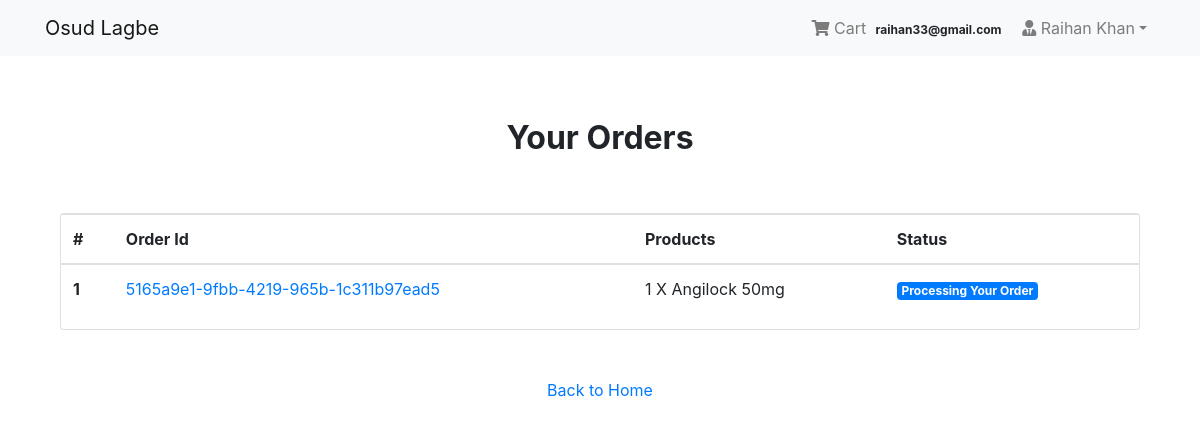
Screenshot of /payment/orders/ (signed in) with the database file from the repository.
### login_app/models.py (models this page shows, shortened)
class User(AbstractBaseUser, PermissionsMixin):
    email = models.EmailField(unique=True, null=False)
    is_staff = models.BooleanField(
        gettext_lazy('staff status'),
        default = False,
        help_text = gettext_lazy('Designates whether the user can log in the site')
    )
    is_active = models.BooleanField(
        gettext_lazy('active'),
        help_text = gettext_lazy('Designates whether the user is an active user or not. Unselect this instead of deleting the account')
    )
    USERNAME_FIELD = 'email'
    objects = MyUserManager()
    def __str__(self):
        return self.email

class Profile(models.Model):
    user = models.OneToOneField(User, on_delete=models.CASCADE, related_name='profile')
    username = models.CharField(max_length=264, blank=True)
    fullname = models.CharField(max_length=264,blank=True)
    address = models.TextField(max_length=300,blank=True)
    city = models.CharField(max_length=50,blank=True)
    zipcode = models.CharField(max_length=10,blank=True)
    country = models.CharField(max_length=50,blank=True)
    phone = models.CharField(max_length=20, blank=True)
    date_joined = models.DateTimeField(auto_now_add=True)

### order_app/models.py (models this page shows, shortened)
class Order(models.Model):
    orderitem = models.ManyToManyField(Cart)
    user = models.ForeignKey(settings.AUTH_USER_MODEL, on_delete=models.CASCADE)
    ordered = models.BooleanField(default=False)
    created = models.DateTimeField(auto_now_add=True)
    payment_id = models.CharField(max_length=264,blank=True,null=True)
    order_id = models.CharField(max_length=264,blank=True,null=True)

class Cart(models.Model):
    user = models.ForeignKey(settings.AUTH_USER_MODEL, on_delete=models.CASCADE,
    related_name='cart')
    item = models.ForeignKey(Product,on_delete=models.CASCADE,related_name='cart')
    quantity = models.IntegerField(default=1)
    purchased = models.BooleanField(default=False)
    created = models.DateTimeField(auto_now_add=True)
    updated = models.DateTimeField(auto_now=True)
    def __str__(self):
        return f'{self.quantity} X {self.item}'

### store_app/models.py (models this page shows)
class Product(models.Model):
    main_image = models.ImageField(upload_to='products')
    name = models.CharField(max_length=264)
    category = models.ForeignKey(Category,on_delete=models.CASCADE,related_name="category")
    preview_text = models.TextField(max_length=200,verbose_name="preview_text")
    detail_text = models.TextField(max_length=1000,verbose_name="description")
    price = models.FloatField(default=0.00)
    old_price = models.FloatField(default=0.00)
    created_at = models.DateTimeField(auto_now_add=True)
    def __str__(self):
        return self.name
    class Meta:
        ordering = ['-created_at',]
        verbose_name_plural = "Products"

### payment_app/views.py (the view)
# urls.py: path('orders/', views.order_view, name="order"),
@login_required
def order_view(request):
    try:
        orders = Order.objects.filter(user=request.user, ordered=True)
        context = {"orders": orders}
    except:
        messages.warning(request, "You do no have an active order")
        return redirect("store_app:home")
    return render(request, "payment_templates/order.html", context)

### templates/payment_templates/order.html
{% extends 'base.html' %}
{% block content %}
<div class="container mt-5">
  <h2 class="text-center"><strong>Your Orders</strong></h2>
  <div class="row">
    <div class="col-md-12">
      <div class="card mt-5" style="height:auto">
        <div class="table-responsive">
          <table class="table">
            <thead>
              <tr>
                <th scope="col">#</th>
                <th scope="col">Order Id</th>
                <th scope="col">Products</th>
                <th scope="col">Status</th>
              </tr>
            </thead>
            <tbody>
              {% for order in orders %}
              <tr>
                <th scope="row">{{ forloop.counter }}</th>
                <td><a href="#">{{ order.order_id }}</a></td>
                <td>
                  {% for item in order.orderitem.all %} {{item}} <br> {% endfor %}
                </td>
                <td><span class="badge badge-primary">Processing Your Order</span></td>
              </tr>
              {% endfor %}
            </tbody>
          </table>
        </div>
      </div>
    </div>
    <div class="col-md-12 my-5 text-center">
      <a href="{% url 'store_app:home' %}">Back to Home</a>
    </div>
  </div>
</div>
{% endblock %}

### templates/navbar.html (shortened to what this page needs)
<nav class="navbar navbar-expand-lg navbar-light bg-light">
  <div class="container">
    <a class="navbar-brand" href="{% url 'store_app:home' %}">Osud Lagbe</a>
    <div class="collapse navbar-collapse" id="navbarNav">
      <ul class="navbar-nav ml-auto">
        {% if request.user.is_authenticated %}
        <li class="nav-item">
          <a href="{% url 'order_app:cart' %}" class="nav-link">
              <i class="fa fa-shopping-cart"></i> Cart
              <span class="badge badge-light">{{ request.user}}</span>
          </a>
        </li>
        <li class="nav-item dropdown">
          <a class="nav-link dropdown-toggle" href="#" id="navbarDropdown" role="button" data-toggle="dropdown" aria-haspopup="true" aria-expanded="false"><i class="fas fa-user-tie"></i> {{request.user.profile.username}}</a>
        </li>
        {% else %}
        <li class="nav-item">
          <a href="{% url 'login_app:login' %}" class="btn btn-primary">Login</a>
        </li>
        {% endif %}
      </ul>
    </div>
  </div>
</nav>

### templates/base.html (style rules this page uses)
.card { height: 350px; }

### rows the page displays
User: user "raihan33@gmail.com", user.profile.username "Raihan Khan"
Order: order_id "5165a9e1-9fbb-4219-965b-1c311b97ead5"
Cart: quantity+item "1 X Angilock 50mg"
